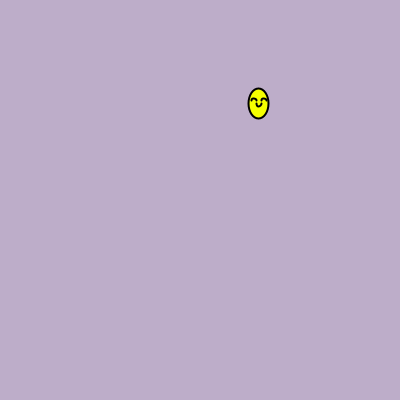
Frame 1 (no input)
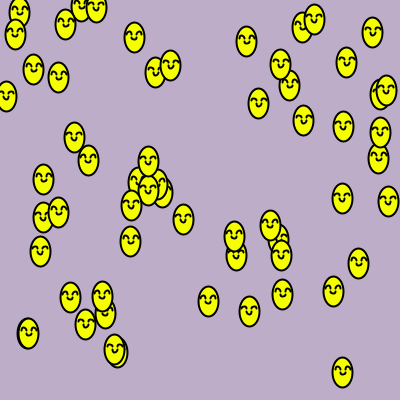
Frame 60 (the mouse pressed at the canvas centre just before this capture)
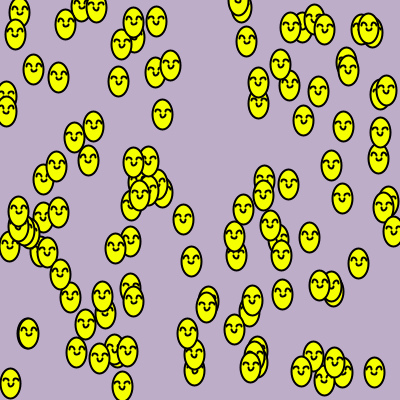
Frame 120 (the mouse held since frame 60 and released just before this capture)

The Processing sketch that drew these frames (run headless with seeded random() and noise(); from frame 60 on, the mouse is pressed at the canvas centre):

// Processing sketch: processing_62464
// ── processing_62464.pde

void setup (){
size(400, 400);
background(#BDADC9);
}

void draw(){
float x= random(400);
float y= random(400);
smile (x, y);
}
void smile(float x, float y){
frameRate(5);
fill(#F6FF00);
for (int i=5; i<25; i=i+25){
strokeWeight(2);
ellipse(x,y, 20, 30);
arc (x, y, i, i, 0, PI);
arc (x-i, y-3, 5, 5, PI, TWO_PI);
arc (x+i, y-3, 5, 5, PI, TWO_PI);
}
}
